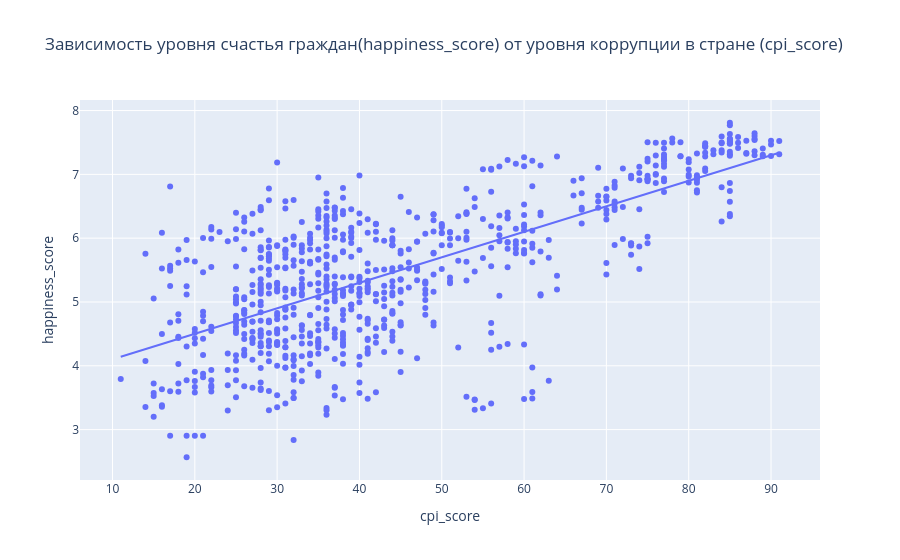

Source (notebook cell):
### Code cell
fig = px.scatter(
    data_frame=df_hc,
    x='cpi_score',
    y='happiness_score',
    hover_name='Country', # что показывать при наведении
    trendline='ols',                        # добавляет линию тренда
    title='Зависимость уровня счастья граждан(happiness_score) от уровня коррупции в стране (cpi_score)'
)

fig.show()

### Figure 1 — Plotly figure (JSON) as saved in the notebook; plotly's stock layout.template omitted (floating-point values rounded to 4 significant figures; data arrays with more than 128 entries replaced by an {"elided": "..."} marker saying what was removed)
{"data": [{"hovertemplate": "<b>%{hovertext}</b><br><br>cpi_score=%{x}<br>happiness_score=%{y}<extra></extra>", "hovertext": {"elided": "792 str values"}, "legendgroup": "", "marker": {"color": "#636efa", "symbol": "circle"}, "mode": "markers", "name": "", "orientation": "v", "showlegend": false, "x": {"elided": "792 int values"}, "xaxis": "x", "y": {"elided": "792 float values"}, "yaxis": "y", "type": "scatter"}, {"hovertemplate": "<b>OLS trendline</b><br>happiness_score = 0.039953 * cpi_score + 3.70231<br>R<sup>2</sup>=0.480251<br><br>cpi_score=%{x}<br>happiness_score=%{y} <b>(trend)</b><extra></extra>", "legendgroup": "", "marker": {"color": "#636efa", "symbol": "circle"}, "mode": "lines", "name": "", "showlegend": false, "x": {"elided": "792 int values"}, "xaxis": "x", "y": {"elided": "792 float values"}, "yaxis": "y", "type": "scatter"}], "layout": {"xaxis": {"anchor": "y", "domain": [0.0, 1.0], "title": {"text": "cpi_score"}}, "yaxis": {"anchor": "x", "domain": [0.0, 1.0], "title": {"text": "happiness_score"}}, "legend": {"tracegroupgap": 0}, "title": {"text": "Зависимость уровня счастья граждан(happiness_score) от уровня коррупции в стране (cpi_score)"}}}
